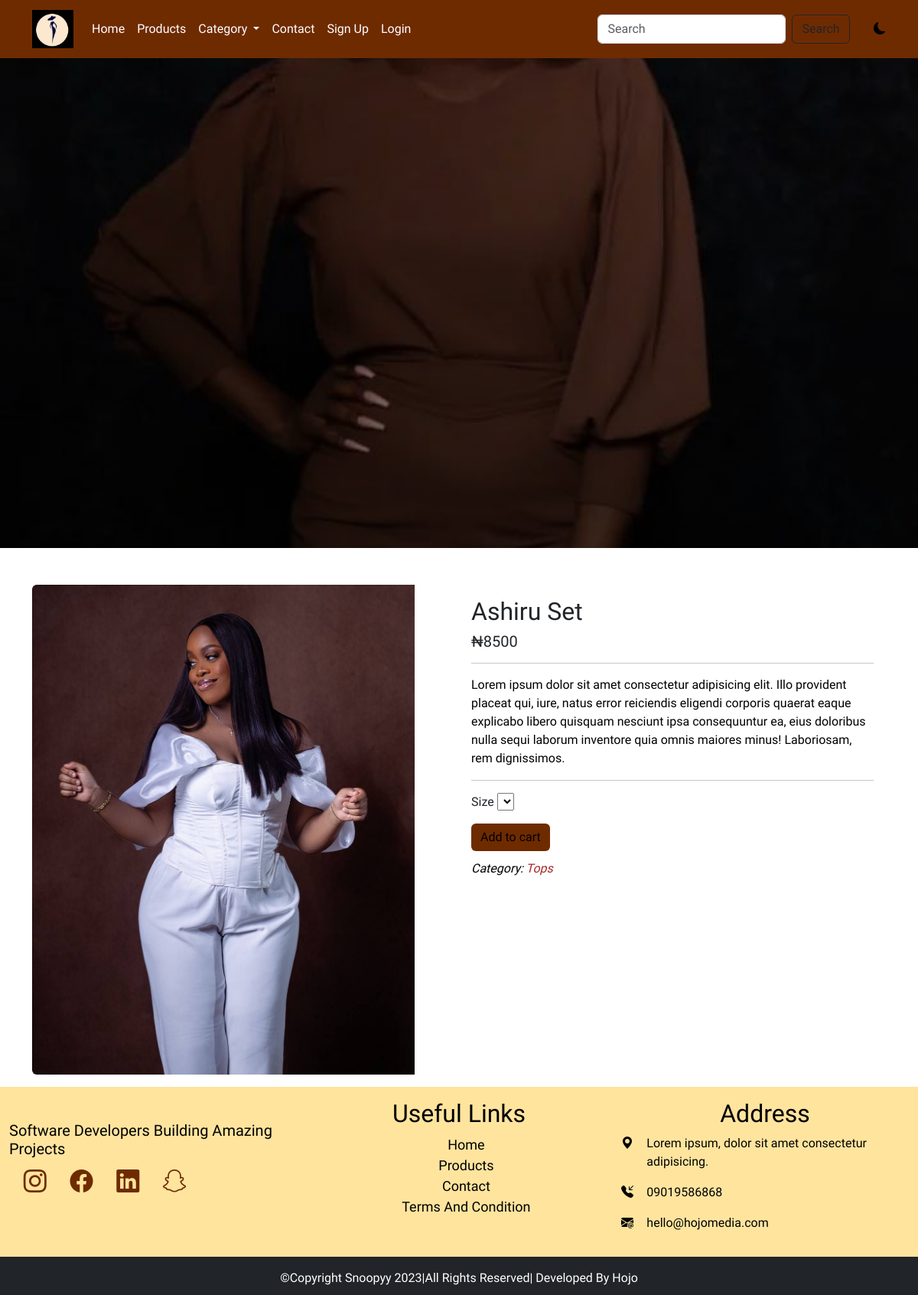
Page /detail/1/ashiru-set on the committed database.
### main/models.py (models this page shows, shortened)
class AppInfo(models.Model):
    appname = models.CharField(max_length=50)
    logo = models.ImageField(upload_to='logo')
    banner = models.ImageField(upload_to='banner')
    carousel1 = models.ImageField(upload_to='carousel')
    carousel2 = models.ImageField(upload_to='carousel')
    carousel3 = models.ImageField(upload_to='carousel')

class Product(models.Model):
    type = models.ForeignKey(Category, on_delete=models.CASCADE)
    name = models.CharField(max_length=50)
    slug = models.SlugField(unique=True)
    img = models.ImageField(upload_to='product')
    price = models.CharField(max_length=12)
    description = models.TextField()
    size = models.CharField(max_length=50, blank=True, null=True)
    popular = models.BooleanField(default=False)
    featured = models.BooleanField(default=False)
    uploaded = models.DateTimeField(auto_now_add=True)

class Category(models.Model):
    name = models.CharField(max_length=50)
    catimg = models.ImageField(upload_to='catimg')
    slug = models.SlugField(unique=True)
    def __str__(self):
        return self.name

### main/views.py (the view)
# urls.py: path('detail/<str:id>/<slug:slug>', views.detail, name='detail'),
def detail(request, id, slug):
    fdet = Product.objects.get(pk=id)
    fsize = Size.objects.all()
    context ={
        'fdet':fdet,
        'fsize':fsize,
    }
    return render(request, 'detail.html', context)

### main/context_processor.py (called while the page is built)
def feature(request):
    info = AppInfo.objects.get(pk=1)
    categ = Category.objects.all()
    context ={
        'info':info,
        'categ':categ,
    }
    return context

def cartcount(request):
    cart = Cart.objects.filter(user__username = request.user.username, paid=False)
    itemcount = 0
    for item in cart:
        itemcount += item.quantity
    context = {
        'itemcount':itemcount
    }
    return context

### main/templates/detail.html (shortened to what this page needs)
{% extends 'base.html' %}
{% block header %} {% include 'header.html' %} {% endblock header %}
{% block banner %} {% include 'banner.html' %} {% endblock banner %}
{% block content %}
    <div class="container">
      <div class="row det mt-5">
        <div class="card mb-3">
          <div class="row g-0">
            <div class="col-md-6">
              <img src="{{fdet.img.url}}" class="img-fluid rounded-start" style="height: 80vh;" width="500px">
            </div>
            <div class="col-md-6">
              <div class="card-body">
                <h2 class="card-title text-capitalize">{{fdet.name}}</h2>
                <h5 class="card-title">₦{{fdet.price}}</h5>
                <hr>
                <p class="card-text">{{fdet.description}}</p>
                  <hr>
                  <div class="mb-3">
                    <label for="">Size</label>
                    <select name="" id="">
                    </select>
                  </div>
                  <form action="{% url 'add_to_cart' %}" method="POST">
                    <button type="submit" class="btn btn-warning">Add to cart</button>
                  </form>
                  <p class="detcat">Category: <span>{{fdet.type}}</span></p>
              </div>
            </div>
          </div>
        </div>
      </div>
    </div>
{% endblock content %}
{% block footer %} {% include 'footer.html' %} {% endblock footer %}

### main/templates/header.html (shortened to what this page needs)
    <nav class="navbar sticky-top navbar-expand-lg">
        <div class="container">
          <a class="navbar-brand" href="#"><img src="{{info.logo.url}}" height="50px" alt=""></a>
          <div class="collapse navbar-collapse" id="navbarSupportedContent">
            <ul class="navbar-nav me-auto  mb-2 mb-lg-0">
              {% if user.is_authenticated %}
              <li class="nav-item">
                <a class="nav-link" aria-current="page" href="{% url 'home' %}">Home</a>
              </li>
              <li class="nav-item">
                <a class="nav-link" href="{% url 'products' %}">Products</a>
              </li>
              <li class="nav-item dropdown">
                <a class="nav-link dropdown-toggle" href="#" role="button" data-bs-toggle="dropdown" aria-expanded="false">
                  Category
                </a>
                <ul class="dropdown-menu">
                  {% for item in categ %}
                  <li><a class="dropdown-item" href="{% url 'category' item.id %}">{{item.name|title}}</a></li>
                  {% endfor %}
              </ul>
              </li>
              <li class="nav-item">
                <a class="nav-link" href="{% url 'contact' %}">Contact</a>
              </li>
              <li class="nav-item">
                <a class="nav-link" href="{% url 'cart' %}">
                  <div class="wrapper">
                    <i class="bi bi-cart4"></i>
                    <span class="badge">{{itemcount}}</span>
                  </div>
                </a>
              </li>
                      <li class="nav-item dropdown">
                <a class="nav-link dropdown-toggle" href="#" role="button" data-bs-toggle="dropdown" aria-expanded="false">
                  {% if user.customer %}
                  <img src="{{user.customer.pix.url}}" style="height: 20px;" alt=""><span class="text-caitalize">Hi {{user.username}}</span>
                  {% endif %}
                </a>
                <ul class="dropdown-menu">
                  <li><a class="dropdown-item" href="{% url 'profile' %}">Profile</a></li>
                  <li><a class="dropdown-item" href="{% url 'signout' %}">Logout</a></li>
                </ul>
              </li>
              {% else %}
              <li class="nav-item">
                <a class="nav-link" aria-current="page" href="{% url 'home' %}">Home</a>
              </li>
              <li class="nav-item">
                <a class="nav-link" href="{% url 'products' %}">Products</a>
              </li>
              <li class="nav-item dropdown">
                <a class="nav-link dropdown-toggle" href="#" role="button" data-bs-toggle="dropdown" aria-expanded="false">
                  Category
                </a>
              </li>
              <li class="nav-item">
                <a class="nav-link" href="{% url 'contact' %}">Contact</a>
              </li>
              <li class="nav-item">
                <a class="nav-link" href="{% url 'signup' %}">Sign Up</a>
              </li>
              <li class="nav-item">
                <a class="nav-link" href="{% url 'signin' %}">Login</a>
              </li>
              {% endif %}
            </ul>
            <form action="{% url 'search' %}" method="POST" class="d-flex" role="search">
              <input class="form-control me-2" name="item" type="search" placeholder="Search" aria-label="Search">
              <button class="btn btn-outline-dark" type="submit">Search</button>
            </form>
            <div class="david">
              <i class="bi bi-moon-fill"></i>
           </div>
          </div>
        </div>
      </nav>

### main/static/css/style.css (style rules this page uses)
* { padding: 0%; margin: 0%; box-sizing: border-box; }
.navbar { background-color: rgb(111, 43, 0); }
.navbar-nav a { color: white; }
.david { margin-left: 3%; cursor: pointer; }
:root { --bg:white; --icon:black; --text:black; }
body { background: var(--bg) !important; color: var(--text) !important; font-family: 'Signika Negative', sans-serif; }
.det .card { border: none; }
.det .btn { background-color: rgb(111, 43, 0); border: none; }
.det p { color: black; }
.det label { font-weight: 500; }
.detcat { font-weight: 500; padding-top: 2%; font-style: italic; text-transform: capitalize; }
.detcat span { color: brown; }

### rows in the picture
AppInfo: logo (picture)
Product: img (picture), name "Ashiru Set", price "8500", description "Lorem ipsum dolor sit amet consectetur adipisicing elit. Illo provident placeat qui, iure, natus error reiciendis eligendi corporis quaerat eaque explicabo libero quisquam nesciunt ipsa consequuntur ea, eius doloribus nulla sequi laborum inventore quia omnis maiores minus! Laboriosam, rem dignissimos.", type "Tops"
